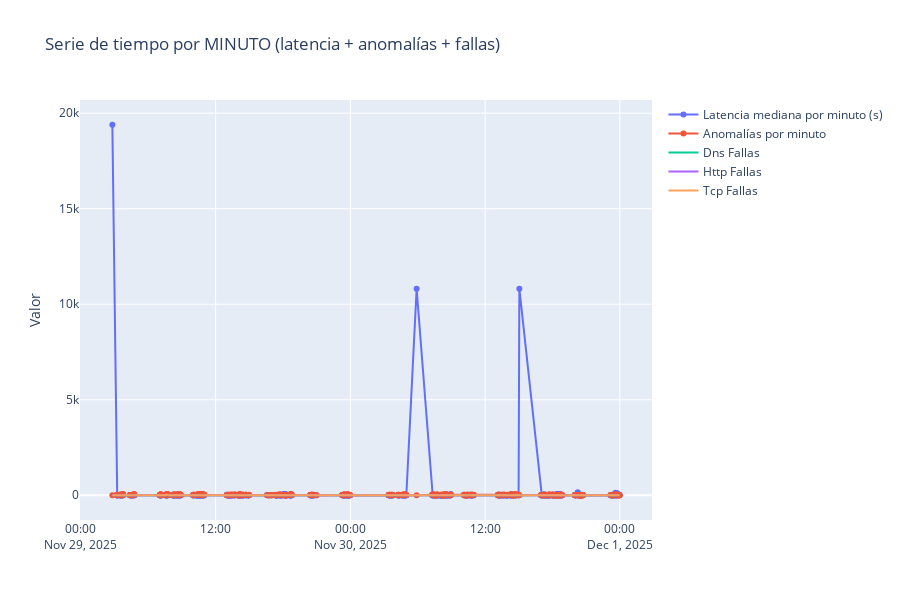
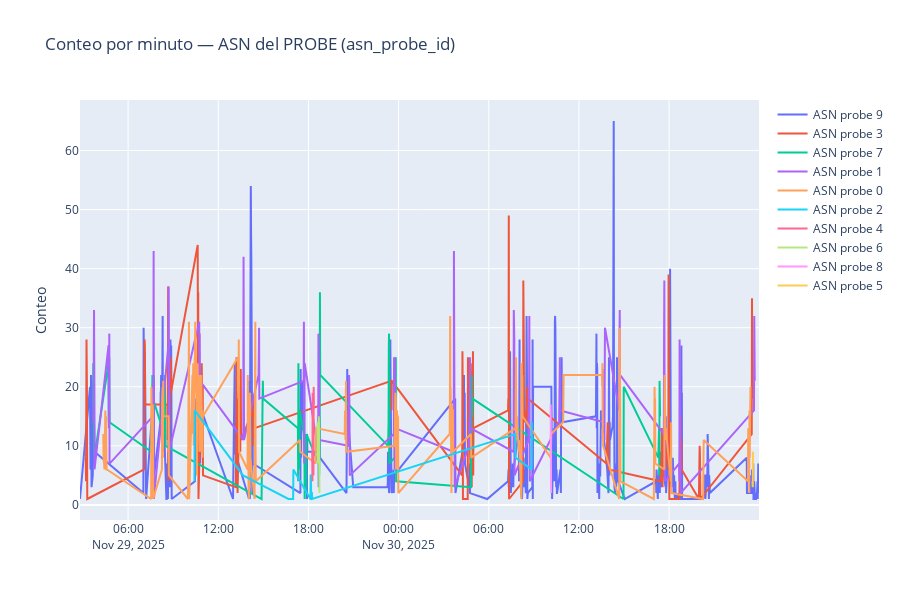
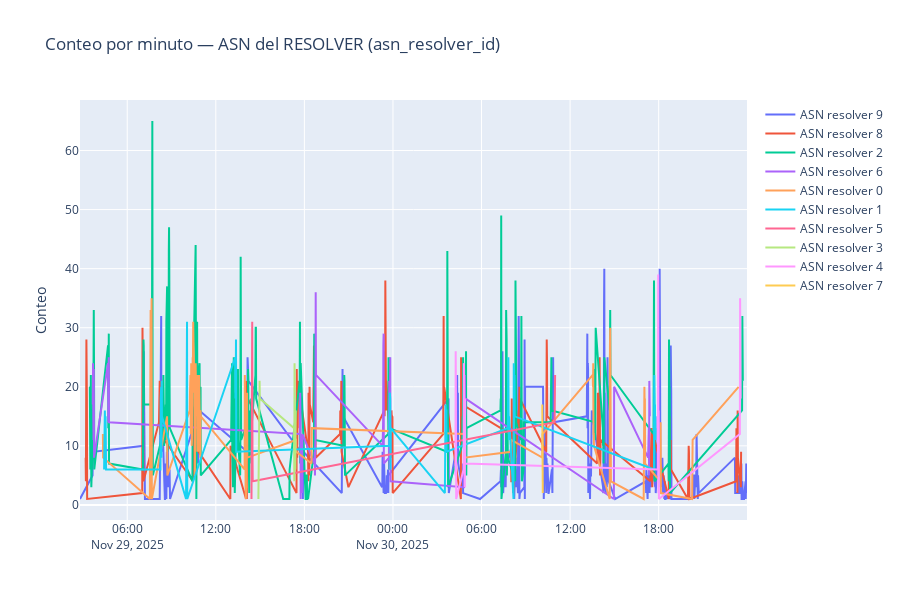
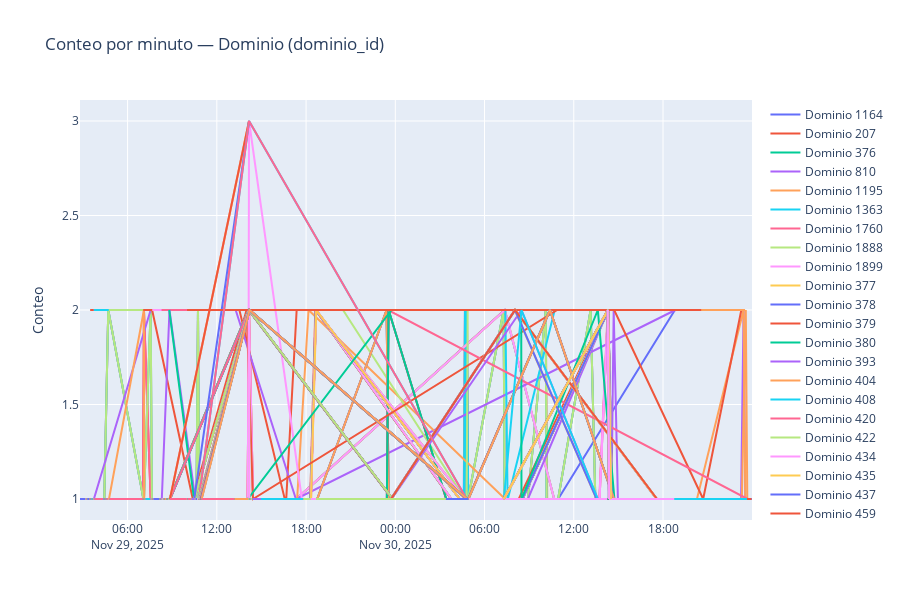

Notebook code for these charts, in order:
### Code cell
# === CHUNK 5 — Serie de tiempo basada en MINUTOS (latencia, anomalías, fallas) ===

import pandas as pd
import numpy as np
import plotly.graph_objs as go
from plotly.subplots import make_subplots

# ==========================================================
# BASE: usar df_v1_wc ya procesado
# ==========================================================
df_wc = df_v1_wc.copy()

df_wc["measurement_start_time"] = pd.to_datetime(df_wc["measurement_start_time"])

# Crear columna de minuto exacto
df_wc["minute"] = df_wc["measurement_start_time"].dt.floor("min")

# ==========================================================
# FALLAS (ya definidas en CHUNK 3, pero aseguramos booleanos)
# ==========================================================
df_wc["dns_fallas"]  = df_wc["fallas_dns_bin"].astype(int)
df_wc["http_fallas"] = df_wc["fallas_http_bin"].astype(int)
df_wc["tcp_fallas"]  = df_wc["fallas_tcp_bin"].astype(int)

df_wc["anomalia_detectada"] = df_wc["anomalía_detectada_bin"].astype(int)

# ==========================================================
# LATENCIA Y ANOMALÍAS POR MINUTO
# ==========================================================
df_wc["latencia_segundos"] = df_wc["latencia_total_segundos"]

# Series agregadas por minuto
minute_df = df_wc.groupby("minute").agg(
    latencia_mediana_segundos=("latencia_segundos", "median"),
    anomalias_totales=("anomalia_detectada", "sum"),
    dns_fallas=("dns_fallas", "sum"),
    http_fallas=("http_fallas", "sum"),
    tcp_fallas=("tcp_fallas", "sum"),
).reset_index()

# ==========================================================
# DF FINAL (si lo quieres usar para ML/EDA)
# ==========================================================
df_final_min = minute_df.copy()
display(df_final_min.head())
print("Shape (minutal):", df_final_min.shape)

# ==========================================================
# GRAFICA SERIE DE TIEMPO (por minuto)
# ==========================================================
fig = make_subplots(rows=1, cols=1)

# Latencia median
fig.add_trace(go.Scatter(
    x=minute_df["minute"],
    y=minute_df["latencia_mediana_segundos"],
    mode="lines+markers",
    name="Latencia mediana por minuto (s)"
))

# Anomalías
fig.add_trace(go.Scatter(
    x=minute_df["minute"],
    y=minute_df["anomalias_totales"],
    mode="lines+markers",
    name="Anomalías por minuto"
))

# Fallas
for fail in ["dns_fallas", "http_fallas", "tcp_fallas"]:
    fig.add_trace(go.Scatter(
        x=minute_df["minute"],
        y=minute_df[fail],
        mode="lines",
        name=f"{fail.replace('_',' ').title()}"
    ))

fig.update_layout(
    title="Serie de tiempo por MINUTO (latencia + anomalías + fallas)",
    width=900,
    height=600,
    yaxis_title="Valor"
)

fig.show()

# ==========================================================
# GRAFICA: Conteo por ASN_PROBE_ID por minuto
# ==========================================================

asn_probe_df = df_wc.groupby(["minute", "asn_probe_id"]).size().reset_index(name="conteo")

fig_asn_probe = make_subplots(rows=1, cols=1)

for asn in asn_probe_df["asn_probe_id"].unique():
    subset = asn_probe_df[asn_probe_df["asn_probe_id"] == asn]
    fig_asn_probe.add_trace(go.Scatter(
        x=subset["minute"],
        y=subset["conteo"],
        mode="lines",
        name=f"ASN probe {asn}"
    ))

fig_asn_probe.update_layout(
    title="Conteo por minuto — ASN del PROBE (asn_probe_id)",
    width=900, height=600,
    yaxis_title="Conteo"
)

fig_asn_probe.show()

# ==========================================================
# GRAFICA: Conteo por ASN_RESOLVER_ID por minuto
# ==========================================================

asn_resolver_df = df_wc.groupby(["minute", "asn_resolver_id"]).size().reset_index(name="conteo")

fig_asn_resolver = make_subplots(rows=1, cols=1)

for asn in asn_resolver_df["asn_resolver_id"].unique():
    subset = asn_resolver_df[asn_resolver_df["asn_resolver_id"] == asn]
    fig_asn_resolver.add_trace(go.Scatter(
        x=subset["minute"],
        y=subset["conteo"],
        mode="lines",
        name=f"ASN resolver {asn}"
    ))

fig_asn_resolver.update_layout(
    title="Conteo por minuto — ASN del RESOLVER (asn_resolver_id)",
    width=900, height=600,
    yaxis_title="Conteo"
)

fig_asn_resolver.show()

# ==========================================================
# GRAFICA: Conteo por dominio_id por minuto
# ==========================================================

dom_df = df_wc.groupby(["minute", "dominio_id"]).size().reset_index(name="conteo")

fig_dom = make_subplots(rows=1, cols=1)

for dom in dom_df["dominio_id"].unique():
    subset = dom_df[dom_df["dominio_id"] == dom]
    fig_dom.add_trace(go.Scatter(
        x=subset["minute"],
        y=subset["conteo"],
        mode="lines",
        name=f"Dominio {dom}"
    ))

fig_dom.update_layout(
    title="Conteo por minuto — Dominio (dominio_id)",
    width=900, height=600,
    yaxis_title="Conteo"
)

fig_dom.show()


# ==========================================================
# GRAFICA OPCIONAL EXTRA — SOLO SI HAY SEGUNDOS SUFICIENTES
# ==========================================================
df_wc["second"] = df_wc["measurement_start_time"].dt.floor("s")

second_df = df_wc.groupby("second").agg(
    latencia_mediana_segundos=("latencia_segundos", "median"),
    anomalias_totales=("anomalia_detectada", "sum")
).reset_index()

if second_df.shape[0] > 50:   # mostrar solo si hay datos suficientes
    fig2 = make_subplots(rows=1, cols=1)
    fig2.add_trace(go.Scatter(
        x=second_df["second"], y=second_df["latencia_mediana_segundos"],
        mode="lines+markers", name="Latencia por segundo"
    ))
    fig2.add_trace(go.Scatter(
        x=second_df["second"], y=second_df["anomalias_totales"],
        mode="lines+markers", name="Anomalías por segundo"
    ))
    fig2.update_layout(
        title="Serie por SEGUNDO (opcional)",
        width=900, height=600, yaxis_title="Valor"
    )
    fig2.show()
